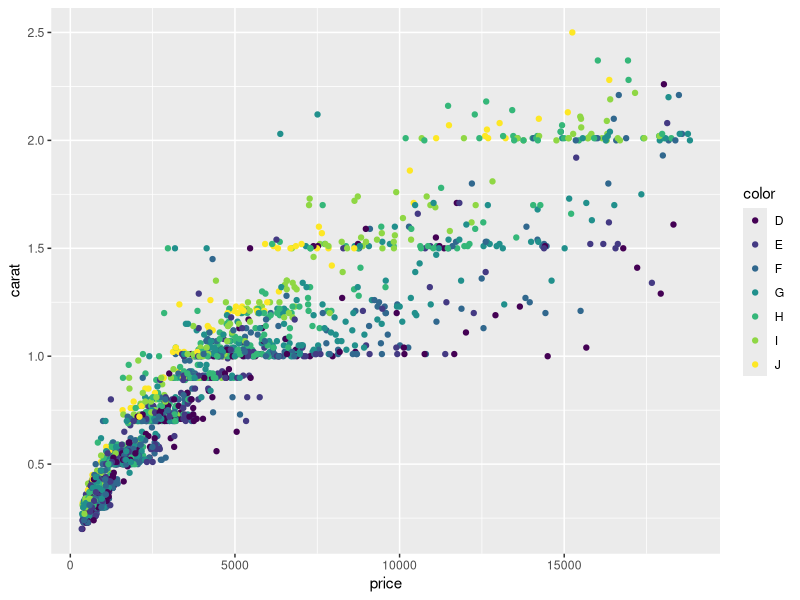
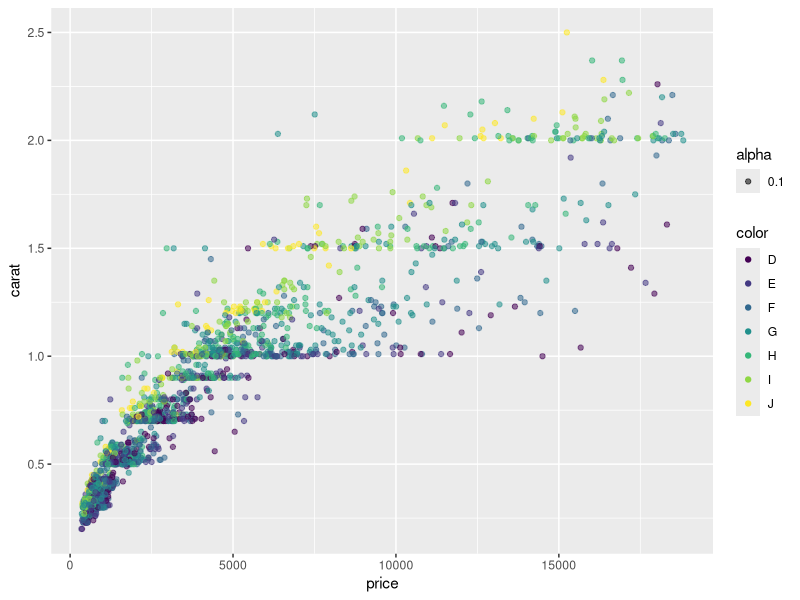
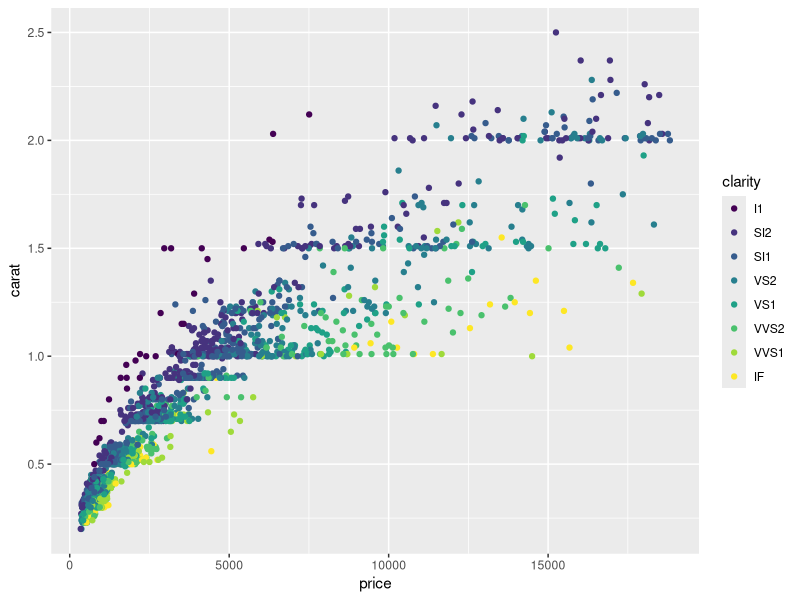
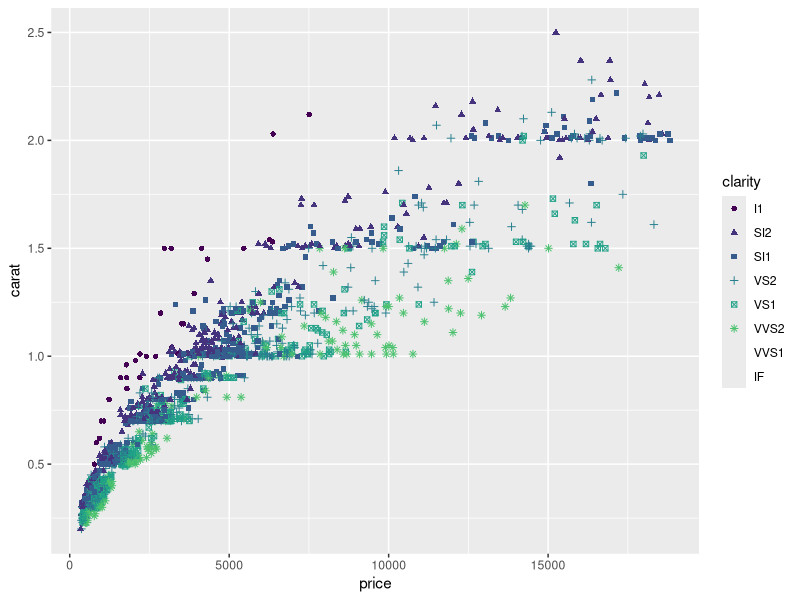
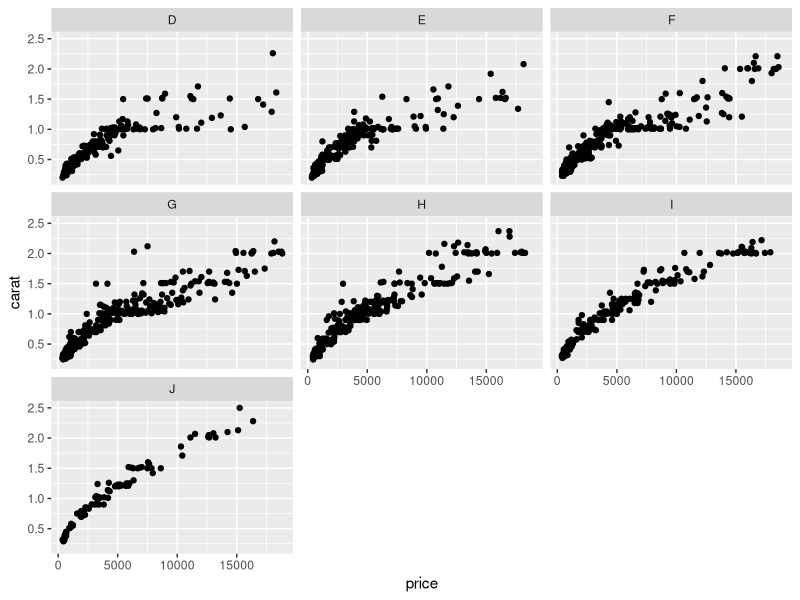
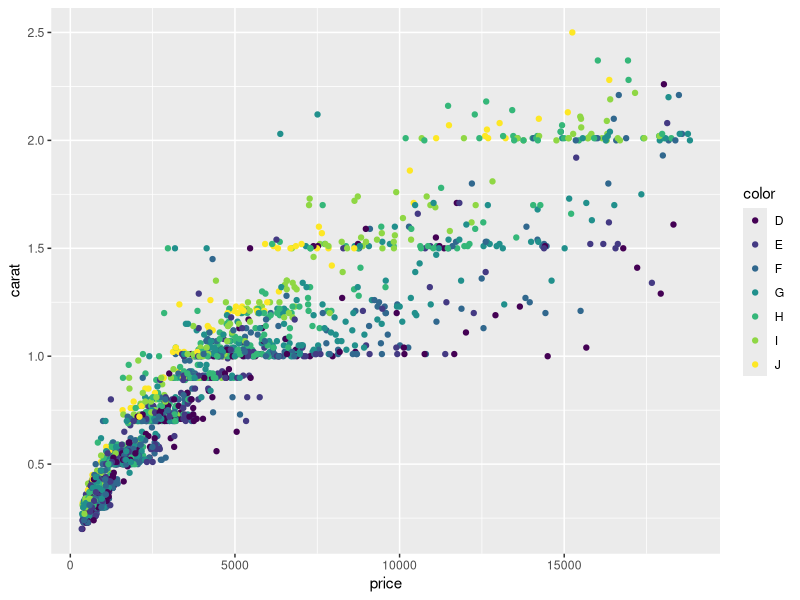
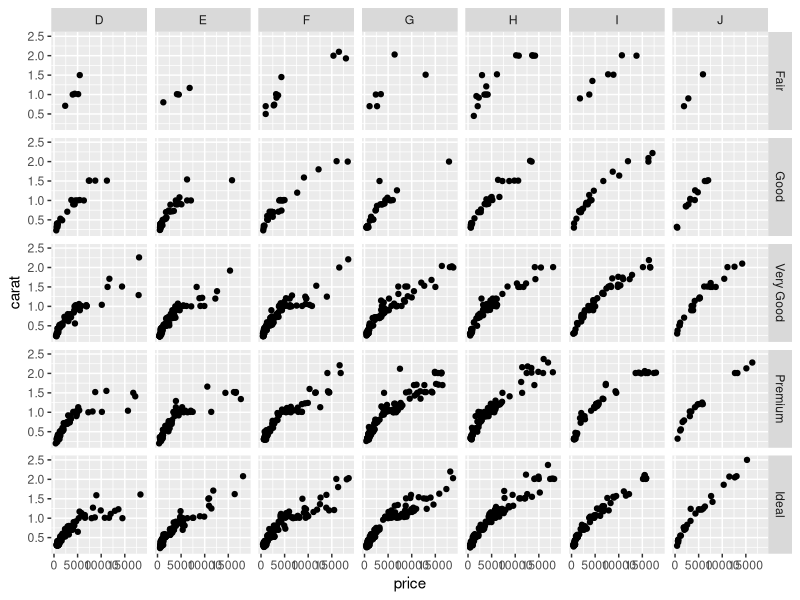
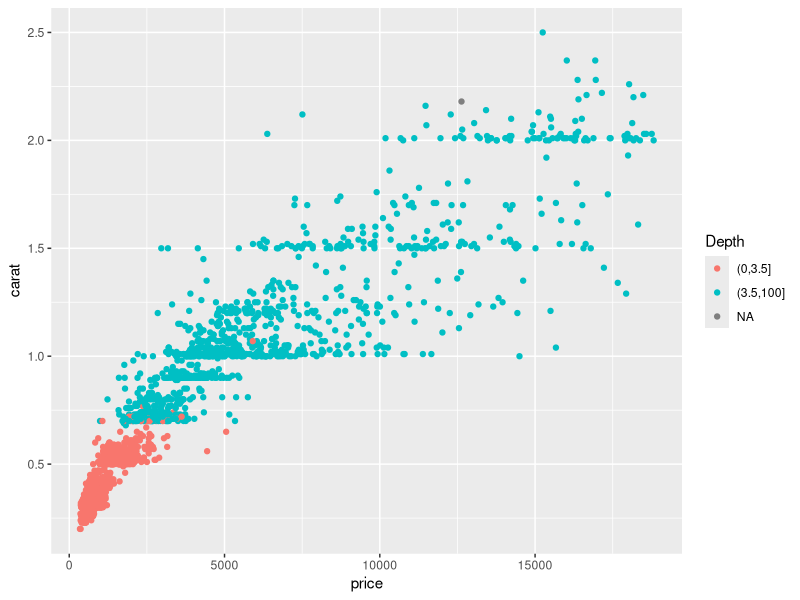

Here is the R script that generated these plots, in order:
## ---- chunk 1
# Don't change this setup chunk. 
# It sets global defaults and includes the tidyverse packages
# The option include = FALSE prevents warnings and messages from printing to your report.
knitr::opts_chunk$set(echo = TRUE)
library(tidyverse)
## ---- chunk 2
diamonds
str(diamonds)
?diamonds


## ---- chunk 3
# Change eval=FALSE to eval=TRUE when you knit this or it won't have any effect
set.seed(2951120) # Replace the 4 zeroes at the end with your birthday MMDD as in 0526 for May 26
diamond_sub <- diamonds %>% 
  filter(carat <= 2.5) %>%
  sample_n(2000)
## ---- chunk 4
ggplot(data = diamond_sub, mapping = aes(price, carat, color = color)) +
  geom_point()

## ---- chunk 5
ggplot(data = diamond_sub, mapping = aes(price, carat, color = color, alpha = .1)) +
  geom_point()

## ---- chunk 6
ggplot(data = diamond_sub, mapping = aes(price, carat, color = clarity)) +
  geom_point()


## ---- chunk 7
ggplot(data = diamond_sub, mapping = aes(price, carat, shape = clarity, color = clarity)) +
  geom_point()

## ---- chunk 8
ggplot(diamond_sub) +
  geom_point(aes(price, carat))+
  facet_wrap(~color)


## ---- chunk 9
ggplot(data = diamond_sub, mapping = aes(price, carat, color = color)) +
  geom_point()
## ---- chunk 10
ggplot(diamond_sub) +
  geom_point(aes(price, carat))+
  facet_grid(cut~color)
## ---- chunk 11
Depth <- cut(diamond_sub$z, breaks = c(0, 3.5, 100))

ggplot(diamond_sub, mapping = aes(price, carat, color = Depth)) +
  geom_point()

